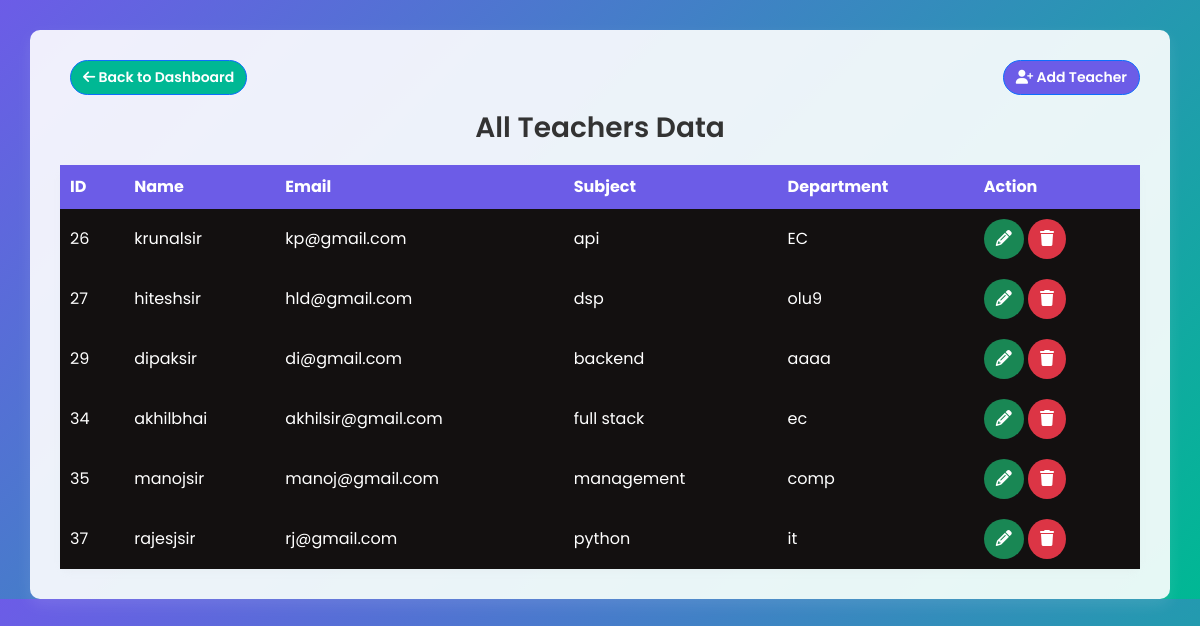
The app's page /update-teacher/, older data.
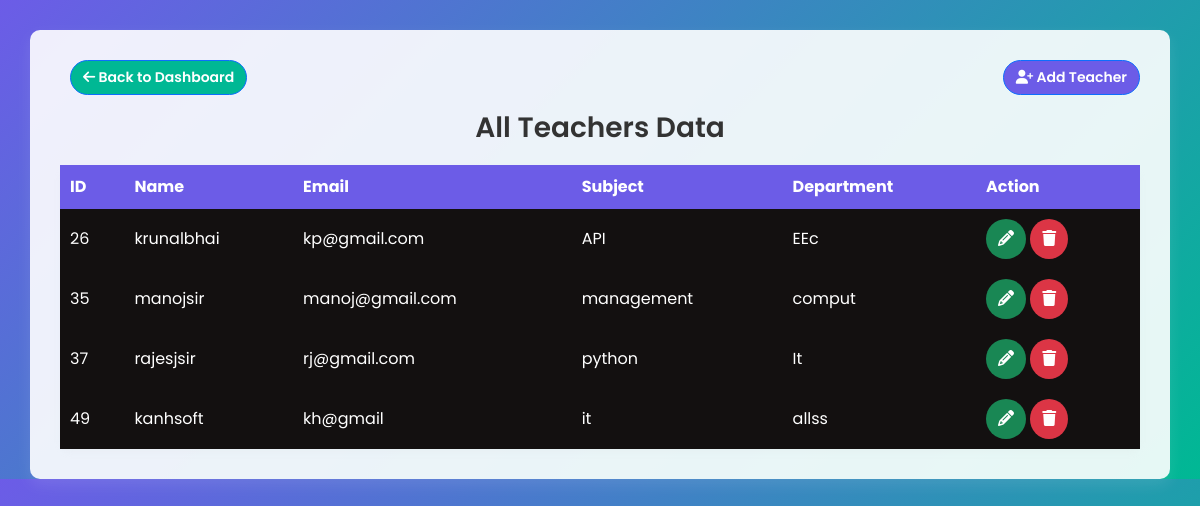
The same page, newer data.
### insta/models.py (models this page shows)
class User(AbstractUser):
    email = models.EmailField(max_length=255, unique=True)
    date_of_birth = models.DateField(null=True, blank=True)
    joining_date = models.DateTimeField(null=True,blank=True)
    subject = models.CharField(max_length=100,null=True)
    DAY_CHOICES = (
        ('Monday', 'Monday'),
        ('Tuesday', 'Tuesday'),
        ('Wednesday', 'Wednesday'),
        ('Thursday', 'Thursday'),
        ('Friday', 'Friday'),
    )
    ROLES = (
        ("principal", 'Principal'),
        ('teacher', 'Teacher'),
        ('student', 'Student'),
    )
    department=(
        ("EC","EC"),
        ("IT","IT"),
        ("COMPUTER","COMPUTER"),
    )
    day = models.CharField(max_length=10, choices=DAY_CHOICES, null=True)
    role = models.CharField(max_length=100, choices=ROLES,default="student")
    dept=models.CharField(max_length=100,choices=department,default="EC")
    is_staff = models.BooleanField(default=True)
    is_active = models.BooleanField(default=True)
    is_superuser=models.BooleanField(default=True)
    objects = MyUserManager()
    USERNAME_FIELD = "email"
    REQUIRED_FIELDS = []

### insta/views.py (the view)
# urls.py: path('update-teacher/', views.update_field, name='update_field'),
def update_field(request):
    Teachers_all = User.objects.filter(role="teacher")
    context = {
        "teachers": Teachers_all
    }
    if Teachers_all != []:
        return render(request, 'teacherdata.html', context=context)
    else:
        context = {
            "error_message": "No Data available"
        }
        return render(request, 'teacherdata.html', context=context)

### insta/templates/teacherdata.html (shortened to what this page needs)
<!DOCTYPE html>
<html lang="en">
<head>
    <link href="https://cdn.jsdelivr.net/npm/bootstrap@5.2.3/dist/css/bootstrap.min.css" rel="stylesheet"/>
    <link rel="stylesheet" href="https://cdnjs.cloudflare.com/ajax/libs/font-awesome/6.5.1/css/all.min.css"/>
</head>
<body>
<div class="container">
    <div class="d-flex justify-content-between mb-3">
        <button type="button" class="btn btn-outline-primary back-button" onclick="window.location.href='{% url 'dashboard' %}'">
            <i class="fa fa-arrow-left"></i> Back to Dashboard
        </button>
        <button type="button" class="btn btn-primary add-teacher-btn" data-bs-toggle="modal" data-bs-target="#addTeacherModal">
            <i class="fa fa-user-plus"></i> Add Teacher
        </button>
    </div>
    <h2>All Teachers Data</h2>
    <table class="teacher-table">
        <thead>
            <tr>
                <th>ID</th>
                <th>Name</th>
                <th>Email</th>
                <th>Subject</th>
                <th>Department</th>
                <th>Action</th>
            </tr>
        </thead>
        <tbody>
            {% if teachers %}
                {% for teacher in teachers %}
                <tr>
                    <td>{{ teacher.id }}</td>
                    <td>{{ teacher.username }}</td>
                    <td>{{ teacher.email }}</td>
                    <td>{{ teacher.subject }}</td>
                    <td>{{ teacher.dept }}</td>
                    <td>
                        <button class="btn btn-success" data-bs-toggle="modal" data-bs-target="#updateTeacherModal_{{ teacher.id }}">
                            <i class="fa fa-pencil-alt"></i>
                        </button>
                        <button class="btn btn-danger" data-bs-toggle="modal" data-bs-target="#deleteTeacherModal_{{ teacher.id }}">
                            <i class="fa fa-trash"></i>
                        </button>
                    </td>
                </tr>
                {% endfor %}
            {% else %}
                <tr>
                    <td colspan="6" class="text-center">No Teachers Available</td>
                </tr>
            {% endif %}
        </tbody>
    </table>
</div>
</body>
</html>

Row changes from the older to the newer data that the page shows:
removed User: id "27", username "hiteshsir", email "hld@gmail.com", subject "dsp", dept "olu9"
removed User: id "29", username "dipaksir", email "di@gmail.com", subject "backend", dept "aaaa"
removed User: id "34", username "akhilbhai", email "akhilsir@gmail.com", subject "full stack", dept "ec"
changed User "kp@gmail.com": username "krunalsir" → "krunalbhai"; subject "api" → "API"; dept "EC" → "EEc"
changed User "manojsir": dept "comp" → "comput"
changed User "rajesjsir": dept "it" → "It"
added User: id "49", username "kanhsoft", email "kh@gmail", subject "it", dept "allss"
